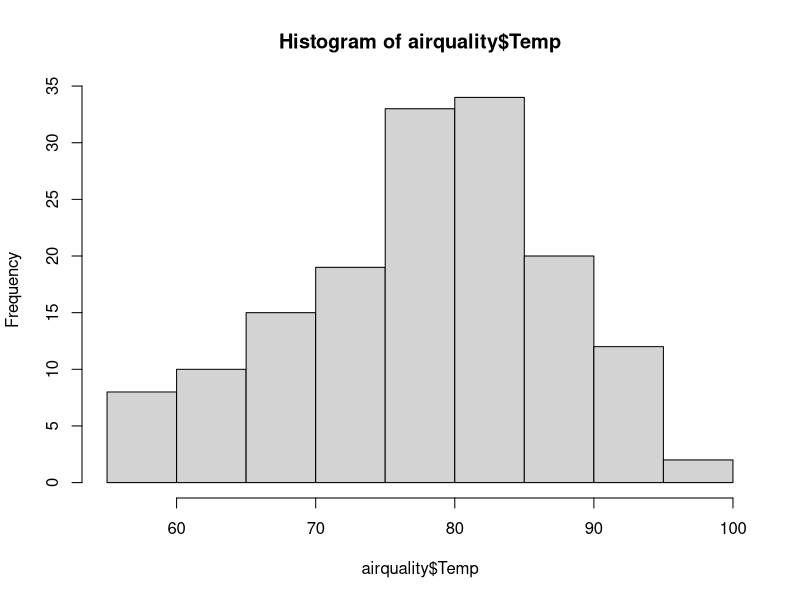
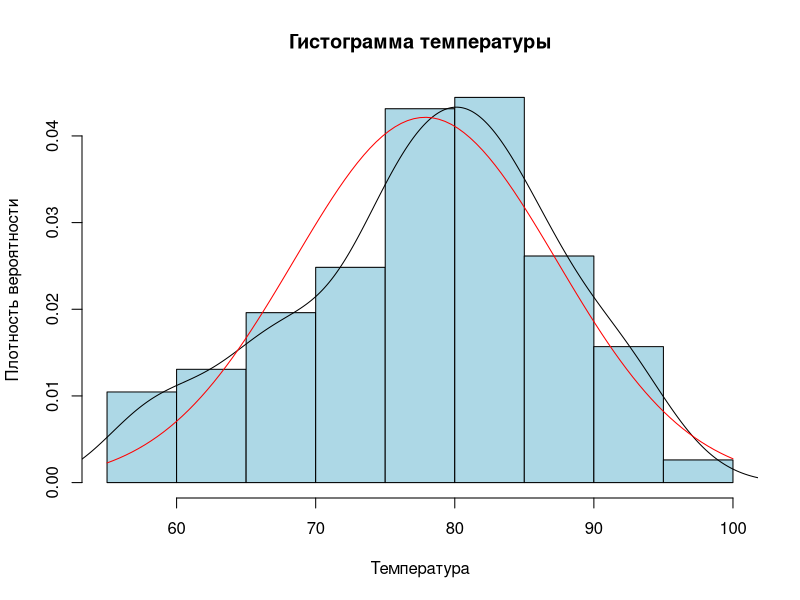

R code for these plots, in order:
# 3. Построить эмпирическую функцию распределения и столбиковую диаграмму для дискретной случайной величины.

# Dataset про погоду в Нью-Йорке
# Столбиковая диаграмма частоты
hist(airquality$Temp)

# Столбиковая диаграмма распределения вероятности
hist(airquality$Temp, freq = FALSE, col = "lightblue",
     ylab = "Плотность вероятности", xlab = "Температура", main = "Гистограмма температуры")

# Кривая плотности вероятности + столбиковая диаграмма
lines(density(airquality$Temp))

# Кривая нормального распределения для сравнения
curve(dnorm(x, mean = mean(airquality$Temp, na.rm = TRUE),
             sd = sd(airquality$Temp, na.rm = TRUE)), add = TRUE, col = 'red')
